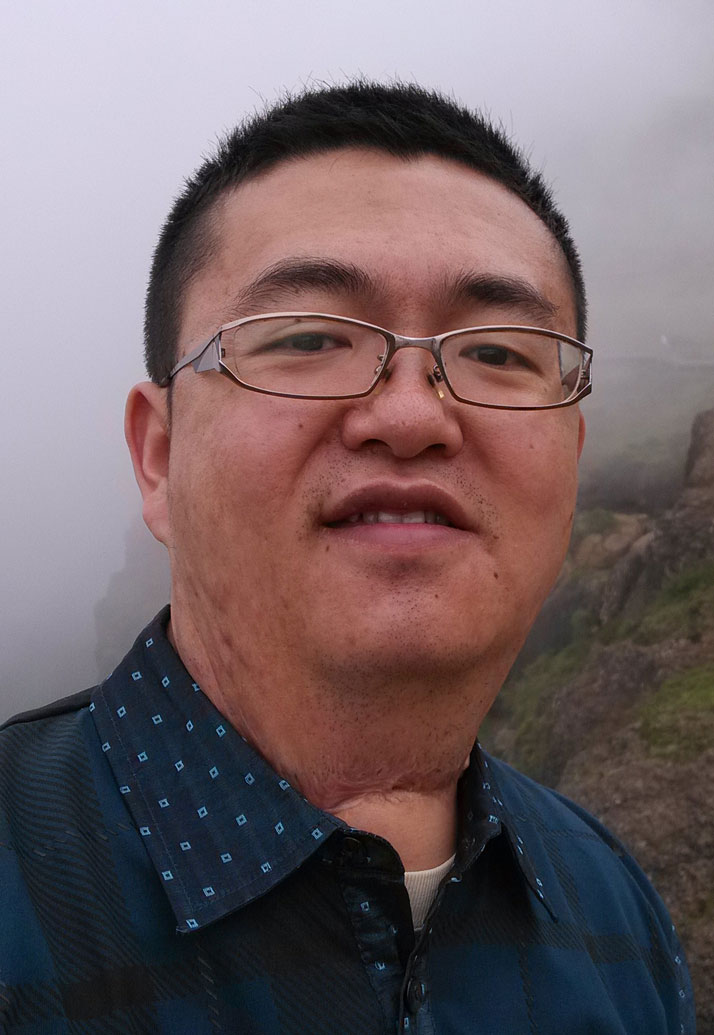
#> input picture resources/James.jpg, 714 x 1035 px, given in place of the camera
$ python color_pick.py
#> lines starting #> are read from the running program, lines starting #| are printed output that depends on the picture; after the words box and inside, x2 and y2 are one past the last pixel; in counts of white or black regions, pixels touching at a corner belong together
import cv2
import numpy as np

cap = cv2.VideoCapture(0)

while (True):
    ret, frame = cap.read()
#> frame is the input picture: shape (1035, 714, 3); mean B, G, R 102.7, 99.2, 115

    hsv = cv2.cvtColor(frame, cv2.COLOR_BGR2HSV)
#> hsv: shape (1035, 714, 3); mean H, S, V 71.8, 77.3, 123.4

    lower_blue = np.array([90, 50, 50])
    upper_blue = np.array([130, 255, 255])

    lower_yellow = np.array([10, 43, 46])
    upper_yellow = np.array([60, 255, 255])

    mask = cv2.inRange(hsv, lower_blue, upper_blue)
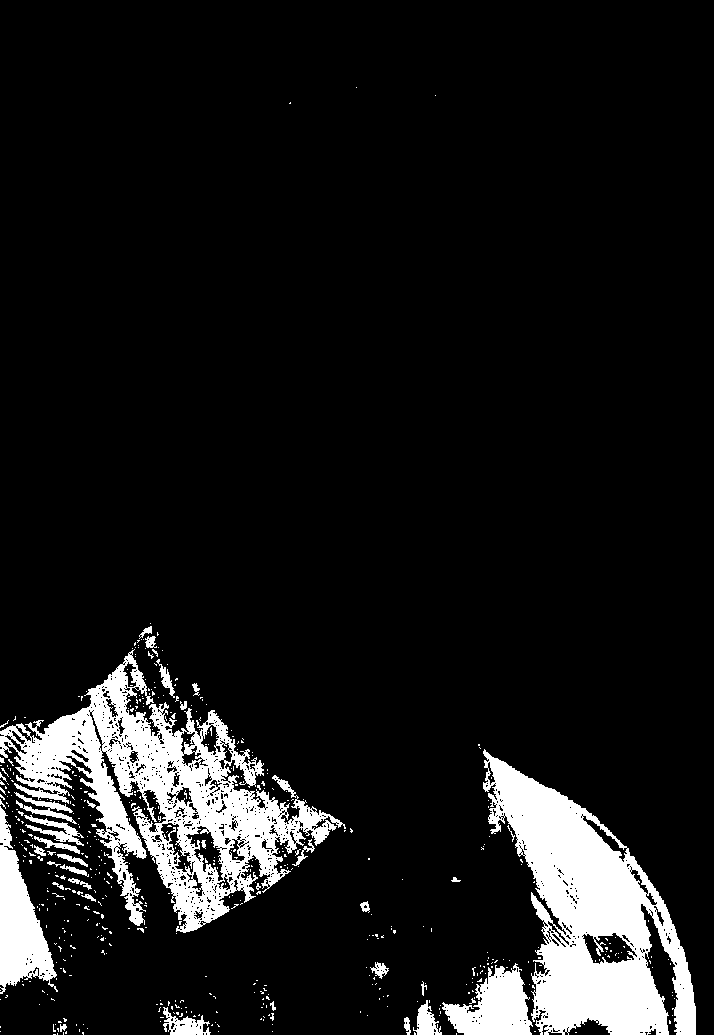
#> mask: shape (1035, 714); 9.9% white; 534 white regions (500 under 20 px), largest, box (x1, y1, x2, y2) and area: (0, 649, 346, 933) 30026, (483, 749, 696, 1035) 27948, (0, 806, 58, 994) 5074
    mask_yellow = cv2.inRange(hsv, lower_yellow, upper_yellow)
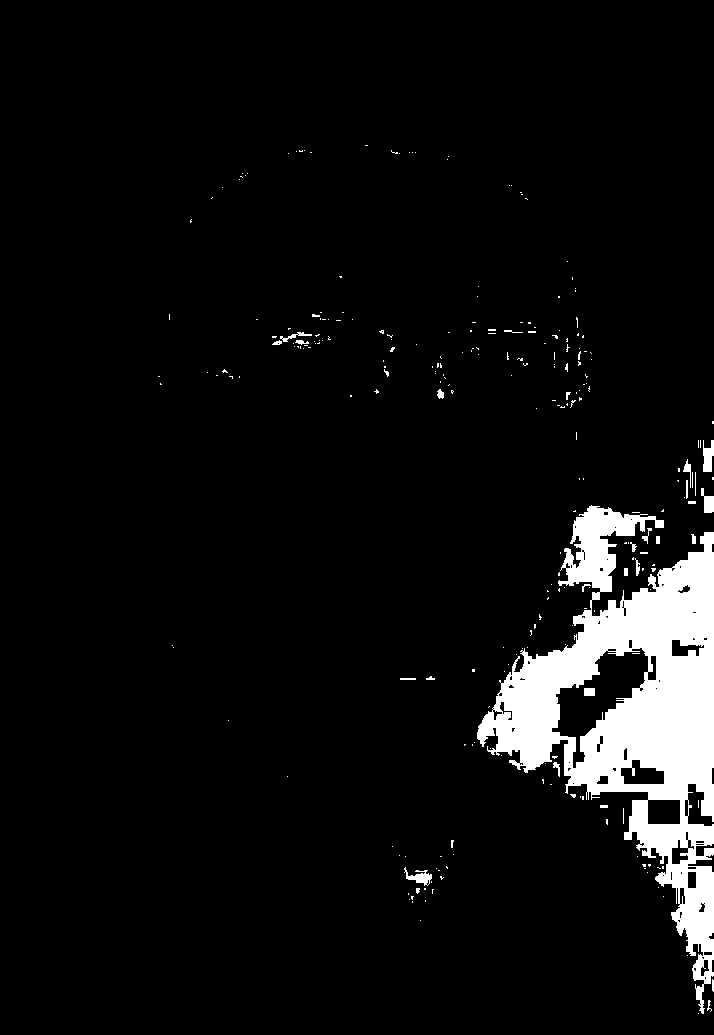
#> mask_yellow: shape (1035, 714); 6.1% white; 261 white regions (233 under 20 px), largest, box (x1, y1, x2, y2) and area: (477, 505, 714, 1014) 42362, (703, 440, 714, 472) 256, (404, 867, 432, 886) 227

    res = cv2.bitwise_and(frame, frame, mask=mask)
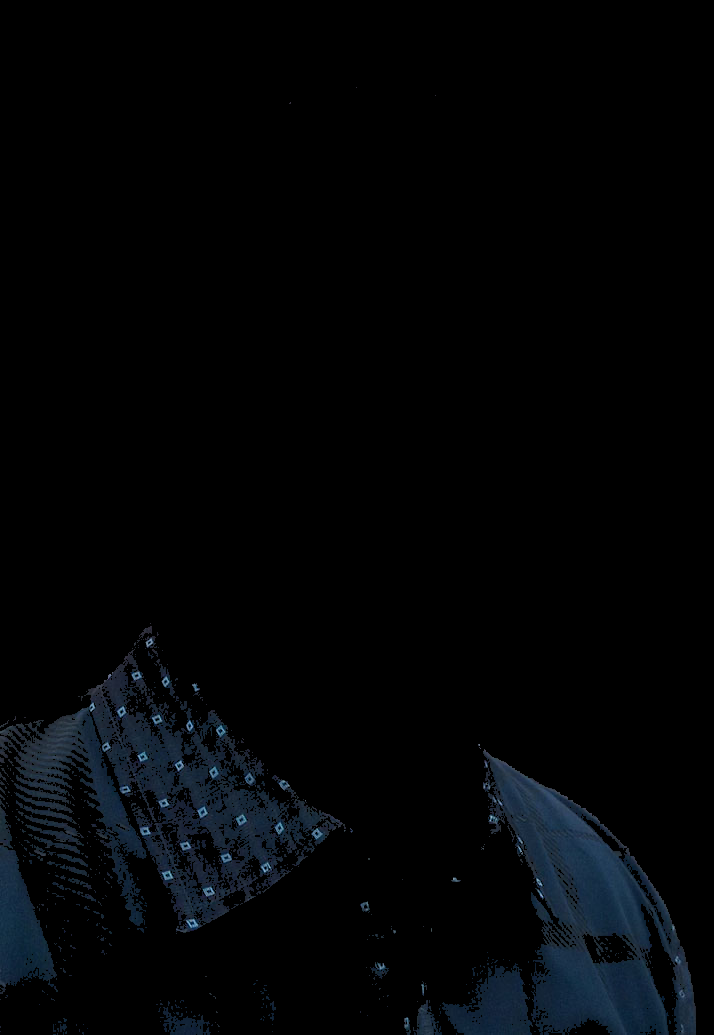
#> res: shape (1035, 714, 3); mean B, G, R 6.2, 4.4, 2.7
    res1 = cv2.bitwise_and(frame, frame, mask=mask_yellow)
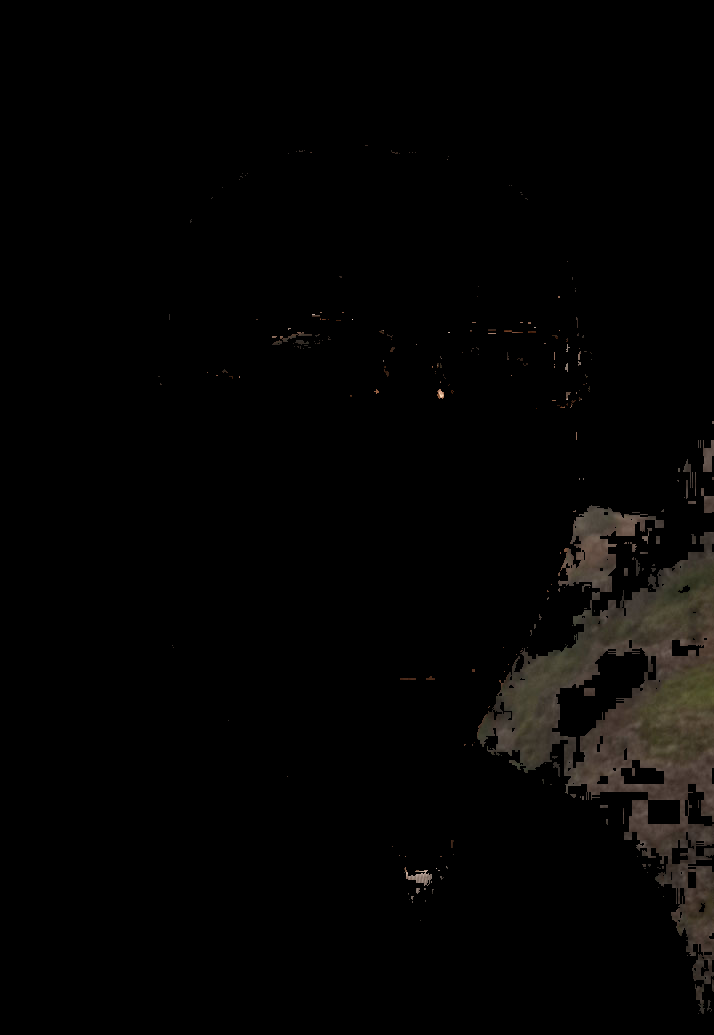
#> res1: shape (1035, 714, 3); mean B, G, R 3.2, 3.9, 4.5

    res3 = cv2.add(res, res1)
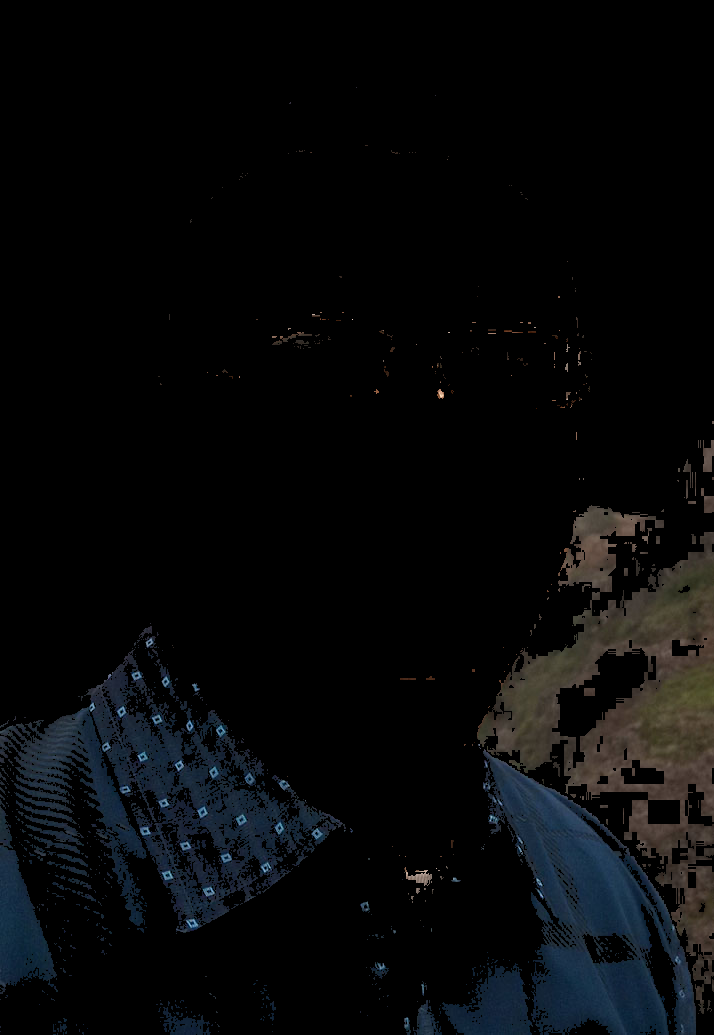
#> res3: shape (1035, 714, 3); mean B, G, R 9.4, 8.3, 7.2

    cv2.imshow('frame', frame)
    cv2.imshow('mask', mask)
    cv2.imshow('res', res3)
    k = cv2.waitKey(5) & 0xFF
#> (key Esc is pressed here)
    if k == 27:
        break

cv2.destroyAllWindows()
